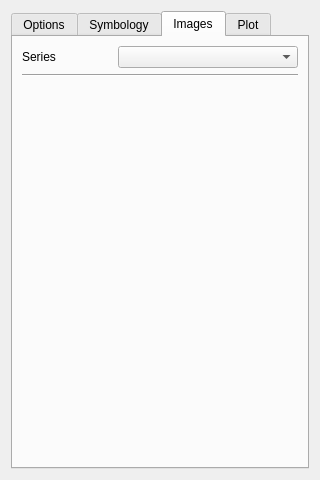
<?xml version="1.0" encoding="UTF-8"?>
<ui version="4.0">
 <class>Controls</class>
 <widget class="QWidget" name="Controls">
  <property name="geometry">
   <rect>
    <x>0</x>
    <y>0</y>
    <width>320</width>
    <height>480</height>
   </rect>
  </property>
  <property name="sizePolicy">
   <sizepolicy hsizetype="MinimumExpanding" vsizetype="MinimumExpanding">
    <horstretch>0</horstretch>
    <verstretch>0</verstretch>
   </sizepolicy>
  </property>
  <property name="minimumSize">
   <size>
    <width>320</width>
    <height>480</height>
   </size>
  </property>
  <property name="windowTitle">
   <string>Form</string>
  </property>
  <layout class="QVBoxLayout" name="verticalLayout_2">
   <item>
    <widget class="QTabWidget" name="tabWidget">
     <property name="sizePolicy">
      <sizepolicy hsizetype="MinimumExpanding" vsizetype="MinimumExpanding">
       <horstretch>0</horstretch>
       <verstretch>0</verstretch>
      </sizepolicy>
     </property>
     <property name="tabPosition">
      <enum>QTabWidget::North</enum>
     </property>
     <property name="tabShape">
      <enum>QTabWidget::Rounded</enum>
     </property>
     <property name="currentIndex">
      <number>2</number>
     </property>
     <widget class="QWidget" name="tab_options">
      <attribute name="title">
       <string>Options</string>
      </attribute>
      <layout class="QVBoxLayout" name="verticalLayout">
       <item>
        <layout class="QFormLayout" name="formLayout">
         <property name="fieldGrowthPolicy">
          <enum>QFormLayout::AllNonFixedFieldsGrow</enum>
         </property>
        </layout>
       </item>
      </layout>
     </widget>
     <widget class="QWidget" name="tab_symbology">
      <attribute name="title">
       <string>Symbology</string>
      </attribute>
      <layout class="QGridLayout" name="gridLayout">
       <item row="2" column="1" colspan="2">
        <widget class="QComboBox" name="combox_symbology_series">
         <property name="sizePolicy">
          <sizepolicy hsizetype="Preferred" vsizetype="Preferred">
           <horstretch>0</horstretch>
           <verstretch>0</verstretch>
          </sizepolicy>
         </property>
        </widget>
       </item>
       <item row="2" column="0">
        <widget class="QLabel" name="label_5">
         <property name="text">
          <string>Series</string>
         </property>
        </widget>
       </item>
       <item row="4" column="0" colspan="3">
        <widget class="QStackedWidget" name="stackedWidget">
         <widget class="QWidget" name="page"/>
         <widget class="QWidget" name="page_2"/>
        </widget>
       </item>
       <item row="10" column="0" colspan="3">
        <widget class="QPushButton" name="but_symbol_apply">
         <property name="text">
          <string>Apply</string>
         </property>
        </widget>
       </item>
       <item row="8" column="0" colspan="3">
        <widget class="Line" name="line_6">
         <property name="orientation">
          <enum>Qt::Horizontal</enum>
         </property>
        </widget>
       </item>
       <item row="0" column="0" colspan="3">
        <widget class="QCheckBox" name="cbox_symbolcontrol">
         <property name="sizePolicy">
          <sizepolicy hsizetype="Preferred" vsizetype="Minimum">
           <horstretch>0</horstretch>
           <verstretch>0</verstretch>
          </sizepolicy>
         </property>
         <property name="text">
          <string>Control time series image symbology</string>
         </property>
        </widget>
       </item>
       <item row="1" column="0" colspan="3">
        <widget class="Line" name="line_4">
         <property name="orientation">
          <enum>Qt::Horizontal</enum>
         </property>
        </widget>
       </item>
       <item row="3" column="0" colspan="3">
        <widget class="Line" name="line">
         <property name="orientation">
          <enum>Qt::Horizontal</enum>
         </property>
        </widget>
       </item>
      </layout>
     </widget>
     <widget class="QWidget" name="tab_images">
      <attribute name="title">
       <string>Images</string>
      </attribute>
      <layout class="QGridLayout" name="gridLayout_2">
       <item row="0" column="0">
        <widget class="QLabel" name="label_7">
         <property name="text">
          <string>Series</string>
         </property>
        </widget>
       </item>
       <item row="0" column="1" colspan="2">
        <widget class="QComboBox" name="combox_table_series">
         <property name="sizePolicy">
          <sizepolicy hsizetype="Preferred" vsizetype="Preferred">
           <horstretch>0</horstretch>
           <verstretch>0</verstretch>
          </sizepolicy>
         </property>
        </widget>
       </item>
       <item row="1" column="0" colspan="3">
        <widget class="Line" name="line_5">
         <property name="orientation">
          <enum>Qt::Horizontal</enum>
         </property>
        </widget>
       </item>
       <item row="2" column="0" colspan="3">
        <widget class="QStackedWidget" name="stackedWidget_2">
         <widget class="QWidget" name="page_3"/>
         <widget class="QWidget" name="page_4"/>
        </widget>
       </item>
      </layout>
     </widget>
     <widget class="QWidget" name="tab_plot">
      <attribute name="title">
       <string>Plot</string>
      </attribute>
      <layout class="QGridLayout" name="gridLayout_3">
       <item row="27" column="1" colspan="2">
        <widget class="Line" name="line_3">
         <property name="sizePolicy">
          <sizepolicy hsizetype="Minimum" vsizetype="Preferred">
           <horstretch>0</horstretch>
           <verstretch>0</verstretch>
          </sizepolicy>
         </property>
         <property name="orientation">
          <enum>Qt::Horizontal</enum>
         </property>
        </widget>
       </item>
       <item row="25" column="1" colspan="2">
        <widget class="Line" name="line_2">
         <property name="sizePolicy">
          <sizepolicy hsizetype="Preferred" vsizetype="Preferred">
           <horstretch>0</horstretch>
           <verstretch>0</verstretch>
          </sizepolicy>
         </property>
         <property name="orientation">
          <enum>Qt::Horizontal</enum>
         </property>
        </widget>
       </item>
       <item row="2" column="0" colspan="4">
        <widget class="QLabel" name="label">
         <property name="sizePolicy">
          <sizepolicy hsizetype="Preferred" vsizetype="Preferred">
           <horstretch>0</horstretch>
           <verstretch>0</verstretch>
          </sizepolicy>
         </property>
         <property name="maximumSize">
          <size>
           <width>16777215</width>
           <height>16777215</height>
          </size>
         </property>
         <property name="text">
          <string>&lt;html&gt;&lt;head/&gt;&lt;body&gt;&lt;p&gt;&lt;span style=&quot; font-weight:600;&quot;&gt;Band Options&lt;/span&gt;&lt;/p&gt;&lt;/body&gt;&lt;/html&gt;</string>
         </property>
         <property name="alignment">
          <set>Qt::AlignCenter</set>
         </property>
        </widget>
       </item>
       <item row="7" column="0" colspan="4">
        <widget class="QLabel" name="label_3">
         <property name="text">
          <string>&lt;html&gt;&lt;head/&gt;&lt;body&gt;&lt;p&gt;&lt;span style=&quot; font-weight:600;&quot;&gt;Y-Axis&lt;/span&gt;&lt;/p&gt;&lt;/body&gt;&lt;/html&gt;</string>
         </property>
         <property name="alignment">
          <set>Qt::AlignCenter</set>
         </property>
        </widget>
       </item>
       <item row="9" column="2" colspan="2">
        <widget class="QRadioButton" name="rad_axis_2">
         <property name="sizePolicy">
          <sizepolicy hsizetype="Preferred" vsizetype="Preferred">
           <horstretch>0</horstretch>
           <verstretch>0</verstretch>
          </sizepolicy>
         </property>
         <property name="text">
          <string>Axis 2</string>
         </property>
        </widget>
       </item>
       <item row="9" column="0" colspan="2">
        <widget class="QRadioButton" name="rad_axis_1">
         <property name="sizePolicy">
          <sizepolicy hsizetype="Preferred" vsizetype="Preferred">
           <horstretch>0</horstretch>
           <verstretch>0</verstretch>
          </sizepolicy>
         </property>
         <property name="text">
          <string>Axis 1</string>
         </property>
        </widget>
       </item>
       <item row="10" column="0" colspan="4">
        <widget class="QCheckBox" name="cbox_yscale_auto">
         <property name="sizePolicy">
          <sizepolicy hsizetype="Preferred" vsizetype="Preferred">
           <horstretch>0</horstretch>
           <verstretch>0</verstretch>
          </sizepolicy>
         </property>
         <property name="text">
          <string>Auto-scale</string>
         </property>
        </widget>
       </item>
       <item row="14" column="0">
        <widget class="QLabel" name="lab_max">
         <property name="text">
          <string>Max</string>
         </property>
         <property name="alignment">
          <set>Qt::AlignCenter</set>
         </property>
        </widget>
       </item>
       <item row="13" column="0">
        <widget class="QLabel" name="lab_min">
         <property name="text">
          <string>Min</string>
         </property>
         <property name="alignment">
          <set>Qt::AlignCenter</set>
         </property>
        </widget>
       </item>
       <item row="13" column="1" colspan="3">
        <widget class="QLineEdit" name="edit_ymax">
         <property name="sizePolicy">
          <sizepolicy hsizetype="Preferred" vsizetype="Preferred">
           <horstretch>0</horstretch>
           <verstretch>0</verstretch>
          </sizepolicy>
         </property>
         <property name="inputMask">
          <string/>
         </property>
         <property name="text">
          <string>10000</string>
         </property>
         <property name="alignment">
          <set>Qt::AlignRight|Qt::AlignTrailing|Qt::AlignVCenter</set>
         </property>
        </widget>
       </item>
       <item row="14" column="1" colspan="3">
        <widget class="QLineEdit" name="edit_ymin">
         <property name="sizePolicy">
          <sizepolicy hsizetype="Preferred" vsizetype="Preferred">
           <horstretch>0</horstretch>
           <verstretch>0</verstretch>
          </sizepolicy>
         </property>
         <property name="inputMask">
          <string/>
         </property>
         <property name="text">
          <string>0</string>
         </property>
         <property name="alignment">
          <set>Qt::AlignRight|Qt::AlignTrailing|Qt::AlignVCenter</set>
         </property>
        </widget>
       </item>
       <item row="17" column="0" colspan="4">
        <widget class="QLabel" name="label_4">
         <property name="text">
          <string>&lt;html&gt;&lt;head/&gt;&lt;body&gt;&lt;p&gt;&lt;span style=&quot; font-weight:600;&quot;&gt;X-Axis&lt;/span&gt;&lt;/p&gt;&lt;/body&gt;&lt;/html&gt;</string>
         </property>
         <property name="alignment">
          <set>Qt::AlignCenter</set>
         </property>
        </widget>
       </item>
       <item row="18" column="0">
        <widget class="QLabel" name="lab_xmin">
         <property name="minimumSize">
          <size>
           <width>40</width>
           <height>0</height>
          </size>
         </property>
         <property name="text">
          <string>Start</string>
         </property>
         <property name="alignment">
          <set>Qt::AlignCenter</set>
         </property>
        </widget>
       </item>
       <item row="18" column="1" colspan="3">
        <widget class="QScrollBar" name="scroll_xmin">
         <property name="sizePolicy">
          <sizepolicy hsizetype="Preferred" vsizetype="Preferred">
           <horstretch>0</horstretch>
           <verstretch>0</verstretch>
          </sizepolicy>
         </property>
         <property name="pageStep">
          <number>1</number>
         </property>
         <property name="tracking">
          <bool>false</bool>
         </property>
         <property name="orientation">
          <enum>Qt::Horizontal</enum>
         </property>
        </widget>
       </item>
       <item row="19" column="0">
        <widget class="QLabel" name="lab_xmax">
         <property name="minimumSize">
          <size>
           <width>40</width>
           <height>0</height>
          </size>
         </property>
         <property name="text">
          <string>End</string>
         </property>
         <property name="alignment">
          <set>Qt::AlignCenter</set>
         </property>
        </widget>
       </item>
       <item row="19" column="1" colspan="3">
        <widget class="QScrollBar" name="scroll_xmax">
         <property name="sizePolicy">
          <sizepolicy hsizetype="Preferred" vsizetype="Preferred">
           <horstretch>0</horstretch>
           <verstretch>0</verstretch>
          </sizepolicy>
         </property>
         <property name="pageStep">
          <number>1</number>
         </property>
         <property name="value">
          <number>99</number>
         </property>
         <property name="sliderPosition">
          <number>99</number>
         </property>
         <property name="tracking">
          <bool>false</bool>
         </property>
         <property name="orientation">
          <enum>Qt::Horizontal</enum>
         </property>
        </widget>
       </item>
       <item row="20" column="0" colspan="4">
        <widget class="QCheckBox" name="cbox_xscale_fix">
         <property name="sizePolicy">
          <sizepolicy hsizetype="Preferred" vsizetype="Preferred">
           <horstretch>0</horstretch>
           <verstretch>0</verstretch>
          </sizepolicy>
         </property>
         <property name="text">
          <string>Fixed date range</string>
         </property>
        </widget>
       </item>
       <item row="21" column="0" colspan="4">
        <widget class="QLabel" name="label_2">
         <property name="maximumSize">
          <size>
           <width>16777215</width>
           <height>20</height>
          </size>
         </property>
         <property name="text">
          <string>&lt;html&gt;&lt;head/&gt;&lt;body&gt;&lt;p&gt;&lt;span style=&quot; font-weight:600;&quot;&gt;Plot Features&lt;/span&gt;&lt;/p&gt;&lt;/body&gt;&lt;/html&gt;</string>
         </property>
         <property name="alignment">
          <set>Qt::AlignCenter</set>
         </property>
        </widget>
       </item>
       <item row="23" column="2" colspan="2">
        <widget class="QLineEdit" name="edit_maskvalues">
         <property name="sizePolicy">
          <sizepolicy hsizetype="Preferred" vsizetype="Preferred">
           <horstretch>0</horstretch>
           <verstretch>0</verstretch>
          </sizepolicy>
         </property>
         <property name="text">
          <string/>
         </property>
        </widget>
       </item>
       <item row="23" column="0" colspan="2">
        <widget class="QCheckBox" name="cbox_fmask">
         <property name="sizePolicy">
          <sizepolicy hsizetype="Preferred" vsizetype="Preferred">
           <horstretch>0</horstretch>
           <verstretch>0</verstretch>
          </sizepolicy>
         </property>
         <property name="text">
          <string>Fmask</string>
         </property>
        </widget>
       </item>
       <item row="24" column="0" colspan="2">
        <widget class="QCheckBox" name="cbox_modelfit">
         <property name="sizePolicy">
          <sizepolicy hsizetype="Preferred" vsizetype="Preferred">
           <horstretch>0</horstretch>
           <verstretch>0</verstretch>
          </sizepolicy>
         </property>
         <property name="text">
          <string>Model Fit</string>
         </property>
        </widget>
       </item>
       <item row="24" column="2" colspan="2">
        <widget class="QCheckBox" name="cbox_breakpoint">
         <property name="sizePolicy">
          <sizepolicy hsizetype="Preferred" vsizetype="Preferred">
           <horstretch>0</horstretch>
           <verstretch>0</verstretch>
          </sizepolicy>
         </property>
         <property name="text">
          <string>Break Points</string>
         </property>
        </widget>
       </item>
       <item row="28" column="0" colspan="4">
        <widget class="QPushButton" name="but_plot_save">
         <property name="sizePolicy">
          <sizepolicy hsizetype="Preferred" vsizetype="Preferred">
           <horstretch>0</horstretch>
           <verstretch>0</verstretch>
          </sizepolicy>
         </property>
         <property name="text">
          <string>Save Plot</string>
         </property>
        </widget>
       </item>
       <item row="26" column="0" colspan="4">
        <widget class="QPushButton" name="but_symbology">
         <property name="sizePolicy">
          <sizepolicy hsizetype="Preferred" vsizetype="Preferred">
           <horstretch>0</horstretch>
           <verstretch>0</verstretch>
          </sizepolicy>
         </property>
         <property name="text">
          <string>Symbology</string>
         </property>
        </widget>
       </item>
       <item row="0" column="0" colspan="4">
        <widget class="QCheckBox" name="cbox_plotlayer">
         <property name="sizePolicy">
          <sizepolicy hsizetype="Preferred" vsizetype="Preferred">
           <horstretch>0</horstretch>
           <verstretch>0</verstretch>
          </sizepolicy>
         </property>
         <property name="maximumSize">
          <size>
           <width>16777215</width>
           <height>16777215</height>
          </size>
         </property>
         <property name="text">
          <string>Click to Add Points from Plot</string>
         </property>
        </widget>
       </item>
       <item row="1" column="0" colspan="4">
        <widget class="Line" name="line_7">
         <property name="orientation">
          <enum>Qt::Horizontal</enum>
         </property>
        </widget>
       </item>
       <item row="6" column="0">
        <widget class="QLabel" name="lab_band">
         <property name="text">
          <string>Band</string>
         </property>
         <property name="alignment">
          <set>Qt::AlignCenter</set>
         </property>
        </widget>
       </item>
       <item row="6" column="1" colspan="3">
        <widget class="QComboBox" name="combox_band">
         <property name="sizePolicy">
          <sizepolicy hsizetype="Preferred" vsizetype="Preferred">
           <horstretch>0</horstretch>
           <verstretch>0</verstretch>
          </sizepolicy>
         </property>
        </widget>
       </item>
      </layout>
     </widget>
    </widget>
   </item>
  </layout>
 </widget>
 <resources/>
 <connections/>
</ui>
